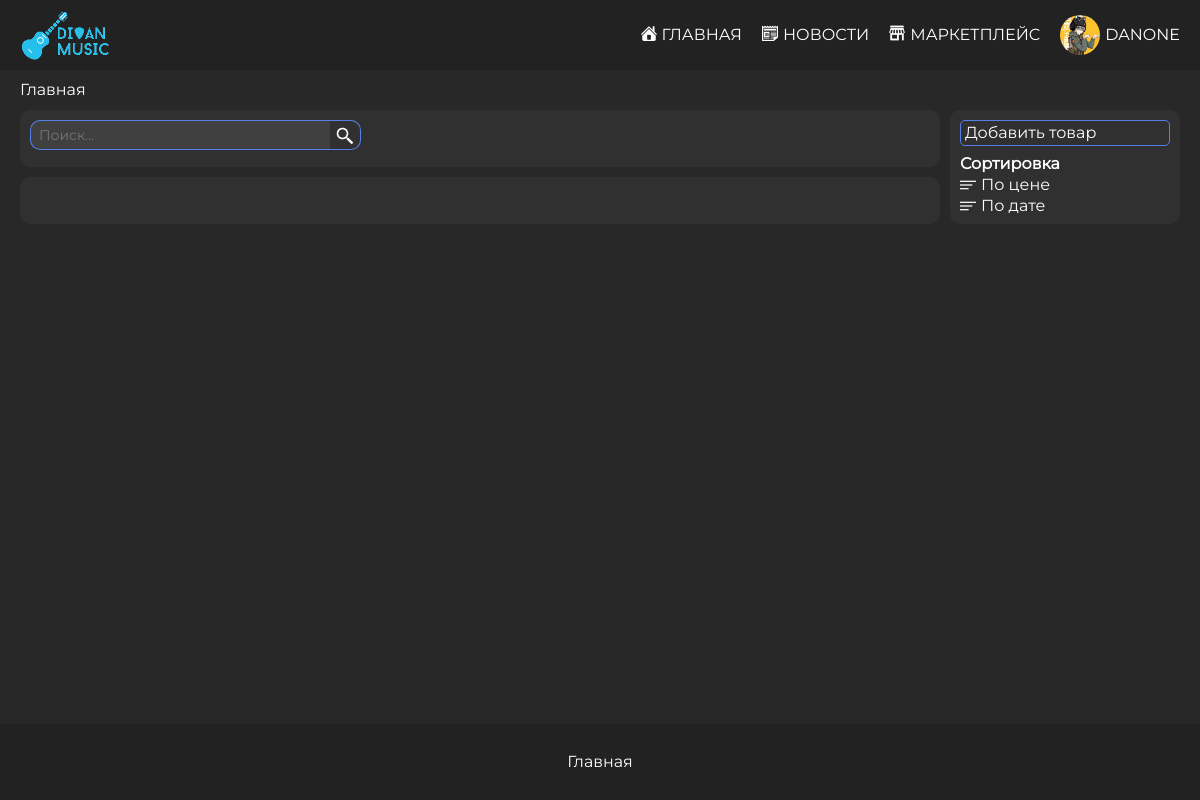
The app's page /marketplace (signed in) with its own data.
### static/data/users.py (models this page shows, shortened)
class User(SqlAlchemyBase, UserMixin):
    __tablename__ = 'users'
    id = sqlalchemy.Column(sqlalchemy.Integer,
                           primary_key=True, autoincrement=True)
    username = sqlalchemy.Column(sqlalchemy.String, nullable=True)
    email = sqlalchemy.Column(sqlalchemy.String, nullable=True)
    hashed_password = sqlalchemy.Column(sqlalchemy.String, nullable=True)
    name = sqlalchemy.Column(sqlalchemy.String, nullable=True)
    surname = sqlalchemy.Column(sqlalchemy.String, nullable=True)
    age = sqlalchemy.Column(sqlalchemy.Integer, nullable=True)
    sex = sqlalchemy.Column(sqlalchemy.String, nullable=True)
    hobby = sqlalchemy.Column(sqlalchemy.String, nullable=True)
    posts_count = sqlalchemy.Column(sqlalchemy.Integer, nullable=True)
    avatar_path = sqlalchemy.Column(sqlalchemy.String, nullable=True)
    created_date = sqlalchemy.Column(sqlalchemy.String, nullable=True)
    posts = orm.relationship('Post')
    products = orm.relationship('Product')

### main.py (the view)
@app.route('/marketplace', methods=['POST', 'GET'])
def marketplace():
    form = SearchForm()
    products = None
    if request.method == 'GET':
        db_sess = db_session.create_session()
        products = db_sess.query(Product).all()
        products.reverse()
    if form.is_submitted():
        print(form.search__field.data)
        db_sess = db_session.create_session()
        products = db_sess.query(Product).filter(Product.title.like(f'%{form.search__field.data.lower()}%'))
    if current_user.is_authenticated:
        image = current_user.email
        log_form = None
    else:
        image = None
        log_form = LoginForm()
    return render_template('marketplace_main_page.html',
                           user=current_user,
                           title=f'Маркетплейс - DIVAN music',
                           image=f'/img/avatars/{image}.png',
                           products=products,
                           search=form,
                           form=log_form)

### static/forms/search_form.py
class SearchForm(FlaskForm):
    search__field = StringField('Поиск', id="search__field")
    submit = SubmitField('')

### main.py (called while the page is built)
@login_manager.user_loader
def load_user(user_id):
    db_sess = db_session.create_session()
    return db_sess.query(User).get(user_id)

### static/data/db_session.py (called while the page is built)
def create_session() -> Session:
    global __factory
    return __factory()

### templates/marketplace_main_page.html (shortened to what this page needs)
{% extends "base.html" %}
{% block content %}
    <div class="content">
        <div class="container">
            <div class="navigation__str">
                <a href="/" class="navigation__href">Главная</a>
            </div>
            <div class="marketplace__grid">
                <div class="marketplace__grid__body">
                    <div class="marketplace__grid__item marketplace__page__content__block">
                    </div>
                    <div class="marketplace__grid__item marketplace__page__tools__block">
                        {% if current_user.is_authenticated %}
                            <a href="/add_product" class="create__post__link">Добавить товар</a>
                        {% endif %}
                        <div class="products__sort">
                            <b>Сортировка</b>
                            <a href="#price" class="products__sort__href"><div class="products__sort__item price__sort"><img src="../static/img/icons/sorting_26px.png" alt="">По цене</div></a>
                            <a href="#date" class="products__sort__href"><div class="products__sort__item date__sort"><img src="../static/img/icons/sorting_26px.png" alt="">По дате</div></a>
                        </div>
                    </div>
                    <div class="marketplace__grid__item marketplace__page__top__content__block">
                        <div class="marketplace__top__content__grid">
                            <form method="post" class="registration__form__start" novalidate enctype="multipart/form-data">
                                <div class="search__field__grid">
                                    {{ search.search__field(class='custom__search__field', placeholder="Поиск...") }}
                                    <button type="submit" class="search__button">
                                        <img src="../static/img/icons/search.svg" alt="Поиск">
                                    </button>
                                </div>
                            </form>
                        </div>
                    </div>
                </div>
            </div>
        </div>
    </div>
{% endblock %}

### templates/base.html (shortened to what this page needs)
<!doctype html>
<html lang="ru">
<head>
    <link rel="stylesheet" href="../static/css/auth.css">
    <link rel="stylesheet" href="../static/css/marketplace__main__page.css">
    <link rel="stylesheet" href="../static/css/general_style.css">
    <link rel="stylesheet" href="../static/css/posts.css">
    <link rel="stylesheet" href="../static/css/index.css">
    <link rel="stylesheet" href="../static/css/product_page.css">
    <link rel="stylesheet" href="../static/css/profile.css">
    <link rel="stylesheet" href="../static/css/add_post.css">
    <link rel="stylesheet" href="../static/css/add_product.css">
    <link rel="stylesheet" href="../static/css/registration.css">
    <link rel="stylesheet" href="https://cdnjs.cloudflare.com/ajax/libs/animate.css/4.1.1/animate.min.css"/>
</head>
<body>
    <div class="wrapper">
        <header class="header">
            <div class="container">
                <div class="header__body">
                    <a class="header__logo" href="/">
                        <img src="../static/img/logo_v2.png" class="header__logo__image " alt="">
                    </a>
                    <nav class="header__menu">
                        <ul class="header__list">
                            <li>
                                <a href="/" class="header__link link">
                                    <div class="header__link__grid">
                                        <div class="header__link__grid__item">
                                            <img src="../static/img/icons/home.svg" alt="">
                                        </div>
                                        <div class="header__link__grid__item">
                                            Главная
                                        </div>
                                    </div>
                                </a>
                            </li>
                            <li>
                                <a href="/posts" class="header__link link">
                                    <div class="header__link__grid">
                                        <div class="header__link__grid__item">
                                            <img src="../static/img/icons/posts.svg" alt="">
                                        </div>
                                        <div class="header__link__grid__item">
                                            Новости
                                        </div>
                                    </div>
                                </a>
                            </li>
                            <li>
                                <a href="/marketplace" class="header__link link">
                                    <div class="header__link__grid">
                                        <div class="header__link__grid__item">
                                            <img src="../static/img/icons/marketplace.svg" alt="">
                                        </div>
                                        <div class="header__link__grid__item">
                                            Маркетплейс
                                        </div>
                                    </div>
                                </a>
                            </li>
                            {% if current_user.is_authenticated %}
                                <li>
                                    {% if image %}
                                        <a href="/profile/{{ current_user.id }}" class="header__link header__username">
                                            <div class="header__link__grid">
                                                <div class="header__link__grid__item">
                                                    {% if current_user.avatar_path != None %}
                                                        <img src="{{ url_for('static', filename=current_user.avatar_path) }}" class="miniature__avatar"
                                                             alt="">
                                                    {% endif %}
                                                </div>
                                                <div class="header__link__grid__item">
                                                    {{ current_user.username }}
                                                </div>
                                            </div>
                                        </a>
                                    {% endif %}
                                </li>
                            {% endif %}
                        </ul>
                    </nav>
                </div>
            </div>
        </header>
        <main role="main" class="main">
            {% block content %}{% endblock %}
        </main>
        <footer class="footer">
            <form method="post" novalidate>
                <ul>
                    <li>
                        <a class="footer__link" aria-current="page" href="/">Главная</a>
                    </li>
                </ul>
            </form>
        </footer>
    </div>
</body>
</html>

### static/css/marketplace__main__page.css (style rules this page uses)
.marketplace__grid { display: block; }
.marketplace__grid__body { margin: 0 0 20px 0; display: grid; max-width: 1180px; grid-template-rows: [start] auto [row-end]; grid-template-columns: [start] 4fr [col2] 1fr [col-end]; grid-gap: 10px; grid-template-areas: "top tools" "content tools"; }
.marketplace__grid__item { padding: 10px; }
.marketplace__page__content__block { grid-area: content; background-color: #303030; border-radius: 10px; }
.marketplace__page__tools__block { display: flex; flex-direction: column; grid-gap: 10px; grid-area: tools; background-color: #303030; border-radius: 10px; }
.products__sort { display: flex; flex-direction: column; gap: 5px; }
.products__sort__item { display: flex; gap: 5px; }
.marketplace__page__top__content__block { grid-area: top; background-color: #303030; border-radius: 10px; }
.marketplace__top__content__grid { display: flex; justify-content: space-between; align-items: center; }
.search__field__grid { display: grid; grid-template-rows: [start] auto [row-end]; grid-template-columns: [start] auto [col2] auto [col-end]; grid-template-areas: 'search__field button'; }
.search__field__grid input { grid-area: search__field; }

### static/css/general_style.css (style rules this page uses)
*, *::before, *::after { padding: 0; margin: 0; border: 0; box-sizing: border-box; }
a { text-decoration: none; color: white; cursor: pointer; }
button { cursor: pointer; }
ul, ol, li { list-style: none; }
img { image-rendering: auto; vertical-align: top; }
html, body { color: #ffffff; height: 100%; line-height: 1; background-color: #282828; font-family: "Montserrat-Regular", sans-serif; }
.wrapper { min-height: 100%; display: flex; flex-direction: column; }
.container { max-width: 1180px; margin: 0 auto; padding: 0 10px; }
.content { height: 100%; padding: 70px 0 0 0; }
.header { position: fixed; width: 100%; top: 0; left: 0; z-index: 50; }
.header:before { content: ''; position: absolute; top: 0; left: 0; width: 100%; height: 100%; background-color: #222222; z-index: 2; }
.header__body { position: relative; display: flex; justify-content: space-between; height: 70px; align-items: center; }
.header__logo { flex: 0 0 100px; z-index: 3; }
.header__logo__image { width: 90px; display: block; }
.header__list { display: flex; height: 40px; position: relative; z-index: 2; }
.header__list li { list-style: none; margin: 0 0 0 20px; }
.header__link__grid { display: grid; grid-template-rows: [start] 40px [row-end]; grid-template-columns: [col-start] auto [col2] auto [col-end]; grid-template-areas: 'icon link__text'; gap: 5px; justify-content: center; align-items: center; }
.header__link__grid img { grid-area: icon; max-height: 16px; }
.header__link { grid-area: link__text; color: #ffffff; text-transform: uppercase; font-size: 16px; line-height: 20px; text-decoration: none; }
.header__link.link::after { display: block; content: ""; height: 2px; margin-top: -10px; width: 0; background-color: #5680e9; transition: width 0.4s ease-out; }
.miniature__avatar { min-height: 40px; z-index: 3; border-radius: 50%; }
.header__username { margin: 0 0 0 0; }
main { flex: 1 1 auto; }
.navigation__str { width: 100%; display: flex; line-height: 40px; align-items: center; }
.navigation__href { display: inline-block; color: white; margin-right: 10px; }
.custom__search__field { display: block; width: 300px; height: 30px; padding: 0.375rem 0.5rem; font-family: Montserrat-Regular, sans-serif; font-size: 14px; color: white; outline: none; background-color: #404040; border: 1px solid #5680E9; border-right: none; border-radius: 10px 0 0 10px; }
.search__button { height: 30px; background-color: transparent; border: 1px solid #5680E9; border-left: none; padding: 5px; border-radius: 0 10px 10px 0; }
.search__button img { max-height: 20px; }
.footer { height: 100%; padding: 30px; text-align: center; color: #ffffff; background-color: #222222; }
.footer__link { color: #ffffff; }

### static/css/posts.css (style rules this page uses)
.create__post__link { display: inline-block; padding: 4px; color: white; font-size: 16px; border: 1px solid #5680E9 ; border-radius: 5px; background-color: transparent; transition: 0.4s ease-in-out; }

### records on screen
User: avatar_path (picture), username "DANONE"
